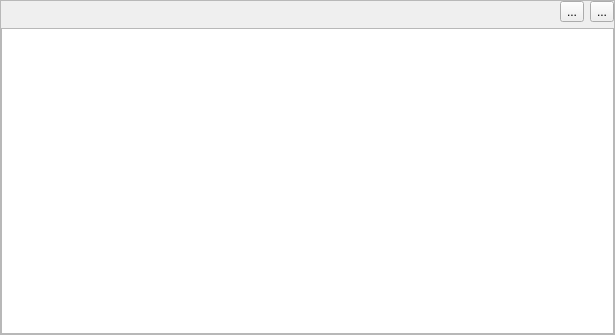
<?xml version="1.0" encoding="UTF-8"?>
<ui version="4.0">
 <class>Table</class>
 <widget class="QFrame" name="Table">
  <property name="geometry">
   <rect>
    <x>0</x>
    <y>0</y>
    <width>615</width>
    <height>335</height>
   </rect>
  </property>
  <property name="windowTitle">
   <string>Towns</string>
  </property>
  <property name="frameShape">
   <enum>QFrame::StyledPanel</enum>
  </property>
  <property name="frameShadow">
   <enum>QFrame::Raised</enum>
  </property>
  <layout class="QVBoxLayout" name="verticalLayout">
   <property name="margin">
    <number>0</number>
   </property>
   <item>
    <layout class="QHBoxLayout" name="_head_l">
     <property name="leftMargin">
      <number>9</number>
     </property>
     <property name="topMargin">
      <number>0</number>
     </property>
     <property name="rightMargin">
      <number>0</number>
     </property>
     <item>
      <widget class="QLabel" name="_info">
       <property name="text">
        <string/>
       </property>
      </widget>
     </item>
     <item>
      <widget class="QToolButton" name="_tb2">
       <property name="text">
        <string>...</string>
       </property>
      </widget>
     </item>
     <item>
      <widget class="QToolButton" name="_ghosts">
       <property name="text">
        <string>...</string>
       </property>
       <property name="icon">
        <iconset>
         <normaloff>:/icons/ghost.png</normaloff>:/icons/ghost.png</iconset>
       </property>
      </widget>
     </item>
    </layout>
   </item>
   <item>
    <widget class="QTableView" name="_tab">
     <property name="toolTip">
      <string>Show ghost towns</string>
     </property>
     <property name="tabKeyNavigation">
      <bool>false</bool>
     </property>
     <property name="selectionMode">
      <enum>QAbstractItemView::ExtendedSelection</enum>
     </property>
     <property name="selectionBehavior">
      <enum>QAbstractItemView::SelectRows</enum>
     </property>
     <property name="iconSize">
      <size>
       <width>30</width>
       <height>30</height>
      </size>
     </property>
     <property name="sortingEnabled">
      <bool>true</bool>
     </property>
     <attribute name="horizontalHeaderMinimumSectionSize">
      <number>35</number>
     </attribute>
     <attribute name="horizontalHeaderStretchLastSection">
      <bool>true</bool>
     </attribute>
     <attribute name="verticalHeaderCascadingSectionResizes">
      <bool>true</bool>
     </attribute>
     <attribute name="verticalHeaderMinimumSectionSize">
      <number>20</number>
     </attribute>
    </widget>
   </item>
  </layout>
 </widget>
 <resources>
  <include location="gtgui.qrc"/>
 </resources>
 <connections/>
</ui>
